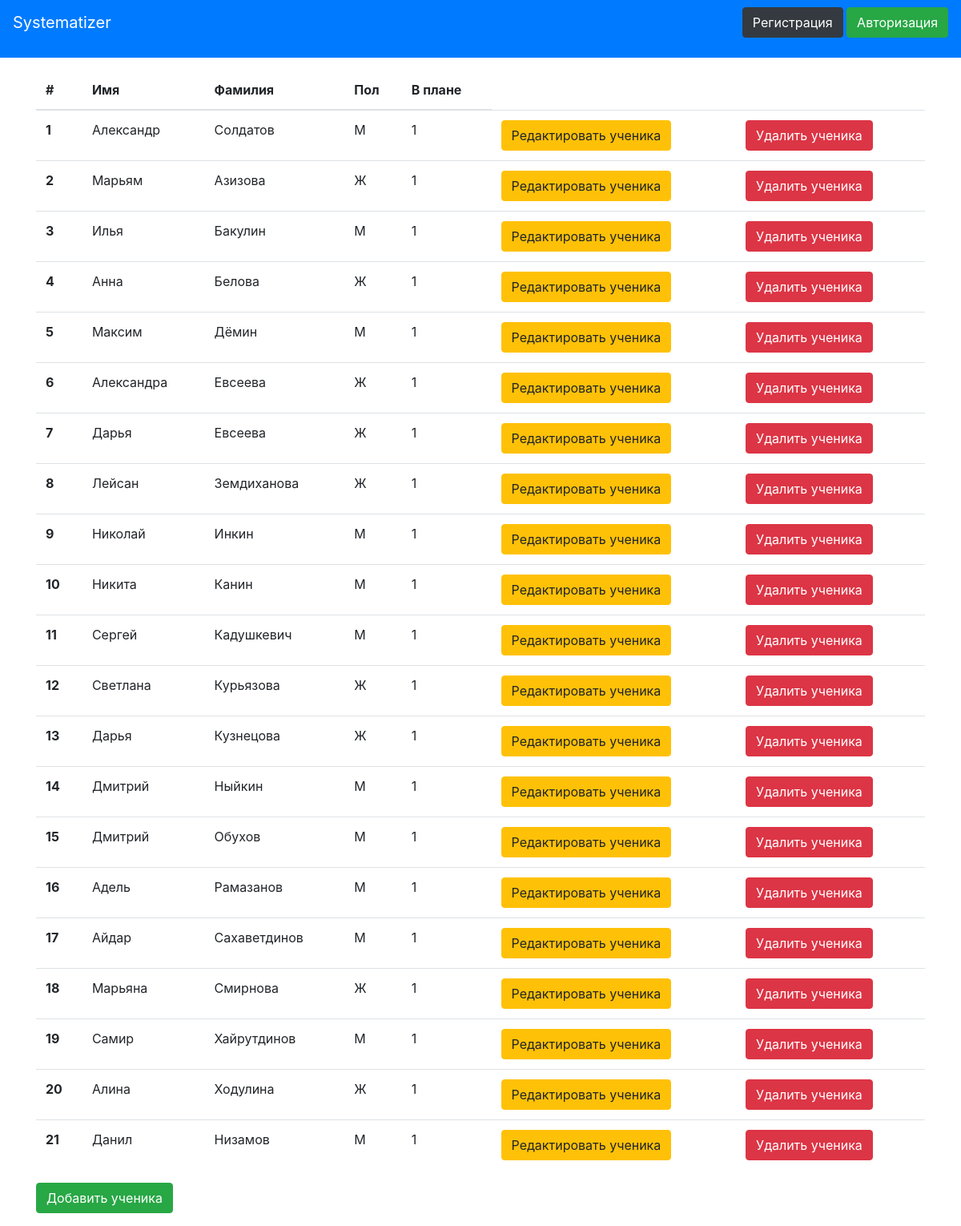
/students, run on the app's committed database.
### data/students.py (models this page shows)
class Students(SqlAlchemyBase, SerializerMixin):
    __tablename__ = 'students'
    id = sqlalchemy.Column(sqlalchemy.Integer, unique=True, primary_key=True, autoincrement=True)
    name = sqlalchemy.Column(sqlalchemy.String, nullable=False)
    surname = sqlalchemy.Column(sqlalchemy.String, nullable=False)
    gender = sqlalchemy.Column(sqlalchemy.String, nullable=False)
    in_plan = sqlalchemy.Column(sqlalchemy.Boolean, nullable=False, default=False)

### app.py (the view)
@app.route('/students', methods=['GET', 'POST'])
def students():
    con = sqlite3.connect("db/duties.db")
    cur = con.cursor()
    cursor = cur.execute('SELECT id, name, surname, gender, in_plan FROM students')
    items = cursor.fetchall()
    return render_template('students.html', items=items)

### templates/students.html (shortened to what this page needs)
{% extends "base.html" %}
{% block content %}
<table class="table">
    <thead class="table-borderless">
    <tr>
        <th>#</th>
        <th>Имя</th>
        <th>Фамилия</th>
        <th>Пол</th>
        <th>В плане</th>
    </tr>
    </thead>
    <tbody>
    {% for item in items %}
    <tr>
        <th scope="row">{{ item[0] }}</th>
        <td>{{ item[1] }}</td>
        <td>{{ item[2] }}</td>
        <td>{{ item[3] }}</td>
        <td>{{ item[4] }}</td>
        <td><a href="edit_student/{{ item[0] }}" class="btn btn-warning">Редактировать ученика</a></td>
        <td><a href="delete_student/{{ item[0] }}" class="btn btn-danger">Удалить ученика</a></td>
    </tr>
    {% endfor %}
    </tbody>
</table>
<p>
    <a href="add_student" class="btn btn-success">Добавить ученика</a>
</p>
{% endblock %}

### templates/base.html (shortened to what this page needs)
<!doctype html>
<html lang="en">
<head>
    <link rel="stylesheet"
          href="https://stackpath.bootstrapcdn.com/bootstrap/4.4.1/css/bootstrap.min.css"
>
</head>
<body>
<header>
    <nav class="navbar sticky-top navbar-dark bg-primary">
        <p><a class="navbar-brand" href="/">Systematizer</a></p>
        {% if current_user.is_authenticated %}
            <a class="navbar-brand" href="/logout">Здравствуйте, {{ current_user.name }}</a>
        <p>
            <a href="students" class="btn btn-secondary">Ученики</a>
            <a href="posts" class="btn btn-info">Посты</a>
        </p>
        {% else %}
        <p>
            <a class="btn btn-dark" href="/register">Регистрация</a>
            <a class="btn btn-success" href="/login">Авторизация</a>
        </p>
        {% endif %}
    </nav>
</header>
<main role="main" class="container">
    {% block content %}{% endblock %}
</main>
</body>
</html>

### data on the page
Students: id "1", name "Александр", surname "Солдатов", gender "М", in_plan "1"
Students: id "2", name "Марьям", surname "Азизова", gender "Ж", in_plan "1"
Students: id "3", name "Илья", surname "Бакулин", gender "М", in_plan "1"
Students: id "4", name "Анна", surname "Белова", gender "Ж", in_plan "1"
Students: id "5", name "Максим", surname "Дёмин", gender "М", in_plan "1"
Students: id "6", name "Александра", surname "Евсеева", gender "Ж", in_plan "1"
Students: id "7", name "Дарья", surname "Евсеева", gender "Ж", in_plan "1"
Students: id "8", name "Лейсан", surname "Земдиханова", gender "Ж", in_plan "1"
Students: id "9", name "Николай", surname "Инкин", gender "М", in_plan "1"
Students: id "10", name "Никита", surname "Канин", gender "М", in_plan "1"
Students: id "11", name "Сергей", surname "Кадушкевич", gender "М", in_plan "1"
Students: id "12", name "Светлана", surname "Курьязова", gender "Ж", in_plan "1"
Students: id "13", name "Дарья", surname "Кузнецова", gender "Ж", in_plan "1"
Students: id "14", name "Дмитрий", surname "Ныйкин", gender "М", in_plan "1"
Students: id "15", name "Дмитрий", surname "Обухов", gender "М", in_plan "1"
Students: id "16", name "Адель", surname "Рамазанов", gender "М", in_plan "1"
Students: id "17", name "Айдар", surname "Сахаветдинов", gender "М", in_plan "1"
Students: id "18", name "Марьяна", surname "Смирнова", gender "Ж", in_plan "1"
Students: id "19", name "Самир", surname "Хайрутдинов", gender "М", in_plan "1"
Students: id "20", name "Алина", surname "Ходулина", gender "Ж", in_plan "1"
Students: id "21", name "Данил", surname "Низамов", gender "М", in_plan "1"
